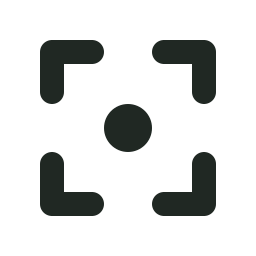
#> input picture src/Focalet.Flutter/assets/branding/mark.png, 256 x 256 px, given in place of lockup-light.png, which was not available
$ python generate_repo_banner.py
#> lines starting #> are read from the running program, lines starting #| are printed output that depends on the picture; pictures that were not available may be replaced by others from this repository, and a replacement may not be noted
"""Create the 1280x640 social card from reviewed demo media and existing branding.

Requires Pillow and the DejaVu Sans fonts (fonts-dejavu-core on Ubuntu).
No new screenshot or personal browser content is captured.
"""
from pathlib import Path

from PIL import Image, ImageDraw, ImageFont, ImageOps

ROOT = Path(__file__).resolve().parents[1]


def main():
    card = Image.new("RGB", (1280, 640), "#edf4f8")
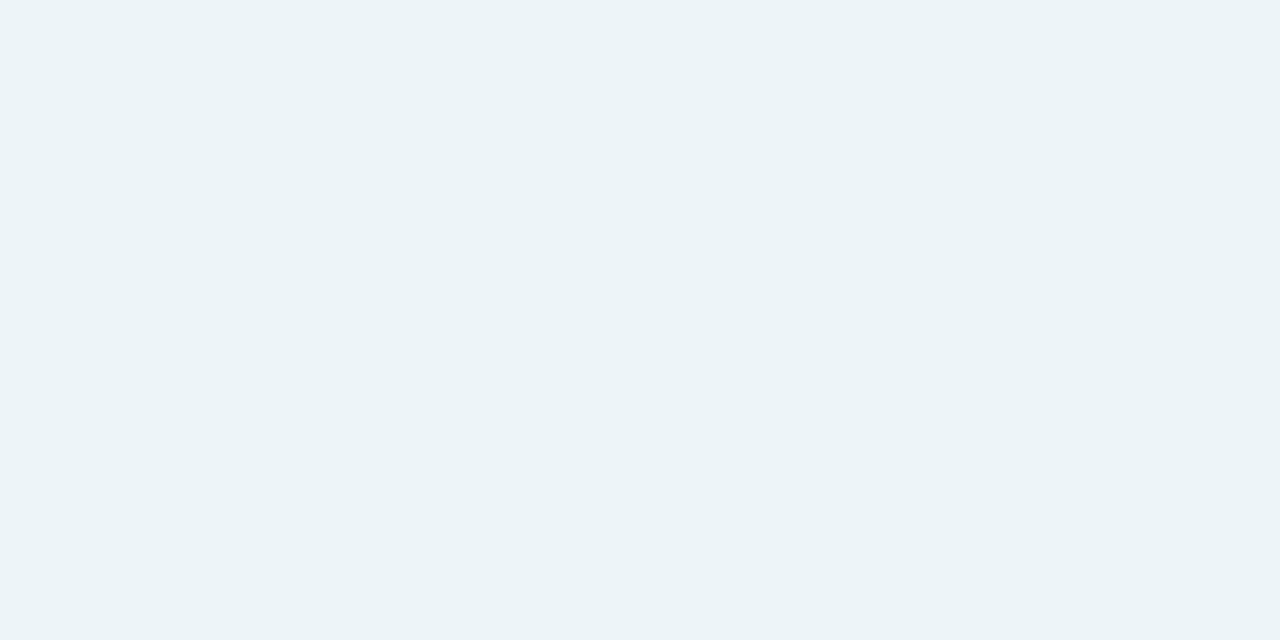
#> card: PIL image 1280x640 RGB; mean R, G, B 237, 244, 248
    draw = ImageDraw.Draw(card)
    def font(size, bold=False):
        return ImageFont.truetype("DejaVuSans-Bold.ttf" if bold else "DejaVuSans.ttf", size)
    def text(x, y, value, size=20, bold=False, fill="#183c4d"):
        draw.text((x, y), value, font=font(size, bold), fill=fill)
    logo = Image.open(ROOT / "design/focalet-logo/exports/ocean/lockup-light.png").convert("RGBA")
#> logo is the input picture: PIL image 256x256 RGBA; mean R, G, B, A 5.6, 7, 6.1, 43.5
    logo.thumbnail((180, 55), Image.Resampling.LANCZOS)
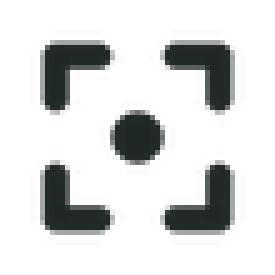
#> logo: PIL image 55x55 RGBA (shown 5 times larger); mean R, G, B, A 8.4, 11.3, 9.1, 43.4; transparent parts drawn white
    card.paste(logo, (40, 34), logo)
    text(264, 29, "Sketch the chart. See it change.", 30, True)
    text(265, 80, "Visual context for Codex, Claude Code and more.", 21)
    text(42, 135, "BEFORE", 18, True, "#286688")
    text(662, 135, "AFTER", 18, True, "#286688")
    for x in (40, 660):
        draw.rounded_rectangle((x, 171, x + 580, 575), radius=16, fill="white", outline="#d1e0e8", width=2)
    comparison = Image.open(ROOT / "docs/demos/frontend-poster.webp").convert("RGB")
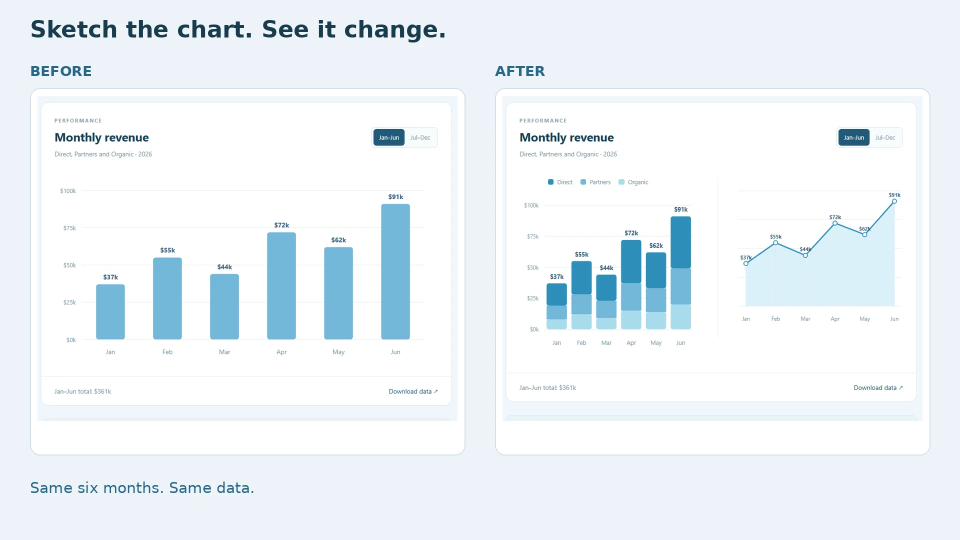
#> input picture docs/demos/frontend-poster.webp, 1920 x 1080 px (shown at 1/2 size)
#> comparison is the input picture: PIL image 1920x1080 RGB; mean R, G, B 236, 243.3, 247.5
    for x, bounds in ((55, (75, 318, 915, 852)), (675, (1005, 318, 1845, 852))):
        panel = ImageOps.contain(comparison.crop(bounds), (550, 378), Image.Resampling.LANCZOS)
        card.paste(panel, (x + (550 - panel.width) // 2, 184 + (378 - panel.height) // 2))
#> this loop made 2 passes
#> pass 1, in main, `panel = ImageOps.contain(comparison.crop(bounds), (550, 378), Image.Re..`:
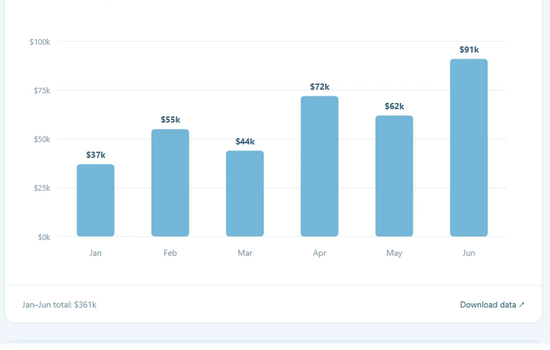
#> panel: PIL image 550x350 RGB; mean R, G, B 233.2, 243.3, 248.4
#> pass 2, in main, `panel = ImageOps.contain(comparison.crop(bounds), (550, 378), Image.Re..`:
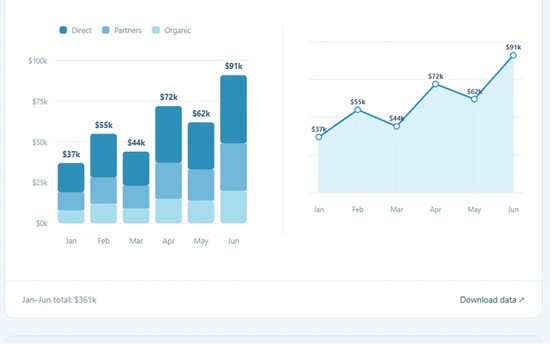
#> panel: PIL image 550x350 RGB; mean R, G, B 234.9, 244.5, 248.6
#> after the loop:
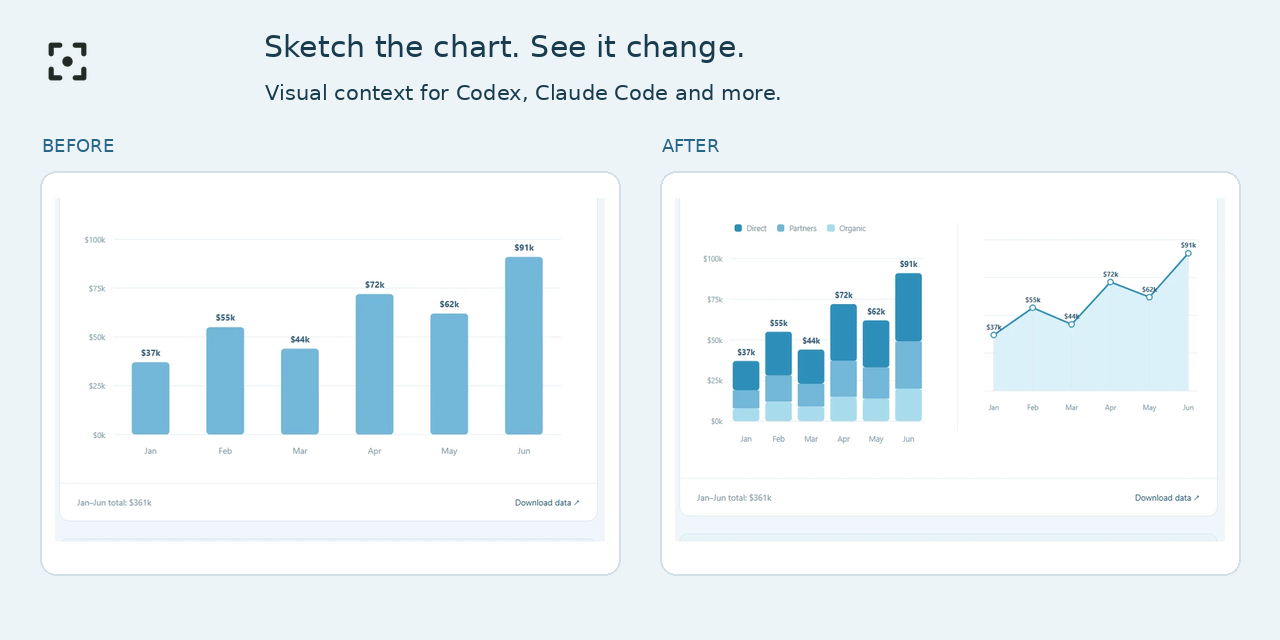
#> card: PIL image 1280x640 RGB; mean R, G, B 235.4, 243.5, 247.5
    text(40, 600, "Windows  ·  macOS  ·  Ubuntu GNOME Wayland", 17)
    text(999, 600, "Open source · Apache 2.0", 16)
    destination = ROOT / "docs/assets/social-card.png"
    destination.parent.mkdir(parents=True, exist_ok=True)
    card.save(destination, optimize=True)
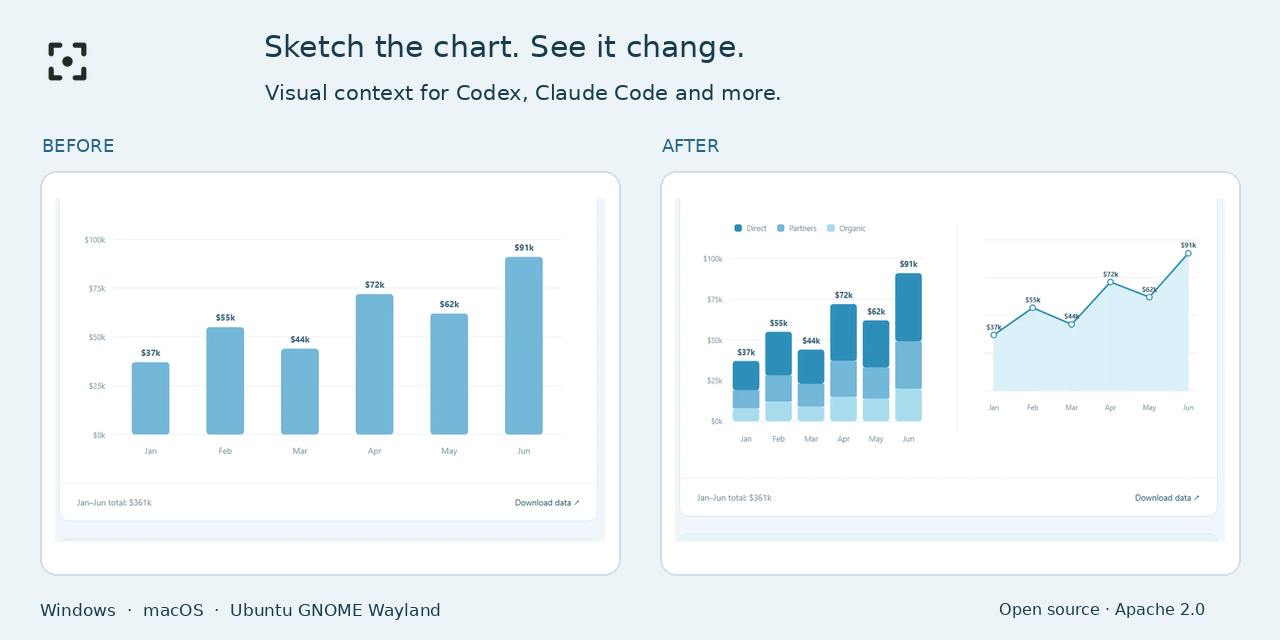
#> saved as social-card.png: PIL image 1280x640 RGB; mean R, G, B 235, 243.1, 247.1
    print(f"{destination.relative_to(ROOT)}: {destination.stat().st_size:,} bytes")


if __name__ == "__main__":
    main()
